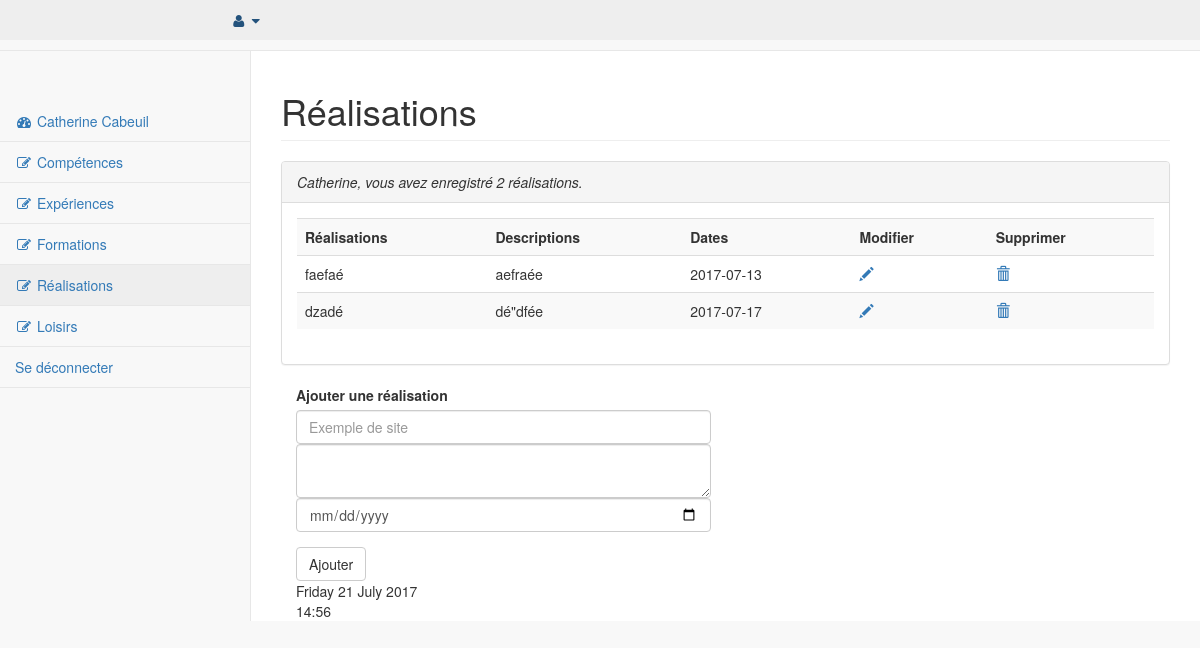
Screenshot of /admin/pages/realisations.php (signed in) with the database file from the repository.
### tables this page shows
CREATE TABLE `t_utilisateurs` (
  `id_utilisateur` int(11) NOT NULL COMMENT 'identifiant utilisateur',
  `prenom` varchar(25) NOT NULL,
  `nom` varchar(25) NOT NULL,
  `email` varchar(50) NOT NULL,
  `telephone` varchar(20) NOT NULL,
  `mdp` varchar(50) NOT NULL,
  `pseudo` varchar(25) NOT NULL,
  `avatar` varchar(20) NOT NULL,
  `age` smallint(2) NOT NULL,
  `date_naissance` date NOT NULL,
  `sexe` enum('Femme','Homme','','') NOT NULL,
  `etat_civil` enum('M.','Mme','','') NOT NULL,
  `statut_marital` varchar(13) NOT NULL,
  `adresse` text NOT NULL,
  `code_postal` varchar(5) NOT NULL,
  `ville` varchar(25) NOT NULL,
  `pays` varchar(25) NOT NULL
);

CREATE TABLE `t_realisations` (
  `id_realisation` int(11) NOT NULL,
  `titre_r` varchar(45) NOT NULL,
  `sous_titre_r` varchar(45) DEFAULT NULL,
  `dates_r` varchar(45) NOT NULL,
  `description_r` text NOT NULL,
  `utilisateur_id` int(11) NOT NULL
);

### admin/pages/realisations.php (the view, shortened to what this page needs)
<?php
require '../../connexion/connexion.php';
include '../inc/nav.inc.php';
?>
        <div id="page-wrapper">
            <div class="row">
                <div class="col-lg-12">
                    <h1 class="page-header">Réalisations</h1>
                    <?php
                    $sql = $pdoCV->query("SELECT * FROM t_realisations WHERE utilisateur_id='1' ");
                    $ligne_realisation = $sql->fetchAll();
                    $nb_realisations = count($ligne_realisation);
                    ?>
                    <div class="row">
                        <div class="col-lg-12">
                            <div class="panel panel-default">
                                <div class="panel-heading">
                                    <em><?php if ($nb_realisations <= 1): ?>
                                        <?= $ligne_utilisateur['pseudo'].", vous avez enregistré " .$nb_realisations. " réalisation."?>
                                    <?php else: ?>
                                        <?= $ligne_utilisateur['pseudo'].", vous avez enregistré " .$nb_realisations. " réalisations."?>
                                    <?php endif; ?></em>
                                </div>
                                <div class="panel-body">
                                    <div class="table-responsive">
                                        <table class="table table-striped">
                                            <tbody>
                                                <tr>
                                                    <th scope="col">Réalisations</th>
                                                    <th scope="col">Descriptions</th>
                                                    <th scope="col">Dates</th>
                                                    <th scope="col">Modifier</th>
                                                    <th scope="col">Supprimer</th>
                                                </tr>
                                                <?php foreach ($ligne_realisation as $ligne_realisations) : ?>
                                                <tr id="<?php echo $ligne_realisations['id_realisation']; ?>">
                                                    <td><?= $ligne_realisations['titre_r'];?></td>
                                                    <td><?= $ligne_realisations['description_r'];?></td>
                                                    <td><?= $ligne_realisations['dates_r'];?></td>
                                                    <td><a href="../pages/modif_realisations.php?id_realisation=<?php echo $ligne_realisations['id_realisation']; ?>"><span class="glyphicon glyphicon-pencil"></span></a></td>
                                                    <td><a id="suppression" href="<?php echo $ligne_realisations['id_realisation']; ?>"><span class="glyphicon glyphicon-trash"></span></a></td>
                                                </tr>
                                                <?php endforeach; ?>
                                            </tbody>
                                        </table>
                                    </div>
                                </div>
                            </div>
                            <form class="col-lg-6" action="realisations.php" method="post">
                                <div class="form-group">
                                    <label for="realisation">Ajouter une réalisation</label>
                                    <input class="form-control" placeholder="Exemple de site" name="titre_r" id="titre_r" required>
                                    <textarea class="form-control" name="description_r" id="description_r" required></textarea>
                                    <input class="form-control" type="date" name="dates_r" id="dates_r" required>
                                </div>
                                <button type="submit" class="btn btn-default" id="button_realisation">Ajouter</button>
                                <br>
                                <?php
                                $heure = date("H:i");
                                echo strftime("%A %d %B %Y");
                                echo "<br>".$heure;
                                ?>
                            </form>
                        </div>
                    </div>
                </div>
            </div>
            </div>
</body>
</html>

### admin/inc/nav.inc.php (shortened to what this page needs)
<?php
if (isset($_SESSION['connexion']) && $_SESSION['connexion'] == 'connecté') {
    $id_utilisateur=$_SESSION['id_utilisateur'];
}
else {
    header('location:authentification.php');
}
$sql = $pdoCV->query("SELECT * FROM t_utilisateurs WHERE id_utilisateur='$id_utilisateur' ");
$ligne_utilisateur = $sql->fetch();
?>
<!DOCTYPE html>
<html lang="fr">
<head>
    <link href="../vendor/bootstrap/css/bootstrap.min.css" rel="stylesheet">
    <link href="../vendor/metisMenu/metisMenu.min.css" rel="stylesheet">
    <link href="../dist/css/sb-admin-2.css" rel="stylesheet">
    <link href="../vendor/morrisjs/morris.css" rel="stylesheet">
    <link href="../vendor/font-awesome/css/font-awesome.min.css" rel="stylesheet" type="text/css">
    <link rel="stylesheet" href="../css/monstyle.css">
</head>
<body>
    <div id="wrapper">
        <nav class="navbar navbar-default navbar-static-top" role="navigation" style="margin-bottom: 0">
            <div class="navbar-header">
                <a class="navbar-brand" href="index.php">Admin <?= $ligne_utilisateur['prenom'].' '.$ligne_utilisateur['nom']; ?></a>
            </div>
            <ul class="nav">
                <li class="dropdown">
                    <a class="dropdown-toggle" data-toggle="dropdown" href="#">
                        <i class="fa fa-user fa-fw"></i> <i class="fa fa-caret-down"></i>
                    </a>
                </li>
            </ul>
            <div class="navbar-default sidebar" role="navigation">
                <div class="sidebar-nav navbar-collapse">
                    <ul class="nav" id="side-menu">
                        <li>
                            <a href="index.php"><i class="fa fa-dashboard fa-fw"></i> <?= $ligne_utilisateur['prenom'].' '.$ligne_utilisateur['nom']; ?></a>
                        </li>
                        <li>
                            <a href="competences.php"><i class="fa fa-edit fa-fw"></i> Compétences</a>
                        </li>
                        <li>
                            <a href="experiences.php"><i class="fa fa-edit fa-fw"></i> Expériences</a>
                        </li>
                        <li>
                            <a href="formations.php"><i class="fa fa-edit fa-fw"></i> Formations</a>
                        </li>
                        <li>
                            <a href="realisations.php"><i class="fa fa-edit fa-fw"></i> Réalisations</a>
                        </li>
                        <li>
                            <a href="loisirs.php"><i class="fa fa-edit fa-fw"></i> Loisirs</a>
                        </li>
                                <li>
                                    <a href="../pages/index.php?quitter=oui">Se déconnecter</a>
                                </li>
                            </ul>
                </div>
            </div>
        </nav>

### rows the page displays
t_utilisateurs: prenom "Catherine", nom "Cabeuil", pseudo "Catherine"
t_realisations: titre_r "faefaé", description_r "aefraée", dates_r "2017-07-13"
t_realisations: titre_r "dzadé", description_r "dé\"dfée", dates_r "2017-07-17"

### other values shown
$nb_realisations "2"
strftime("%A %d %B %Y") "Friday 21 July 2017"
